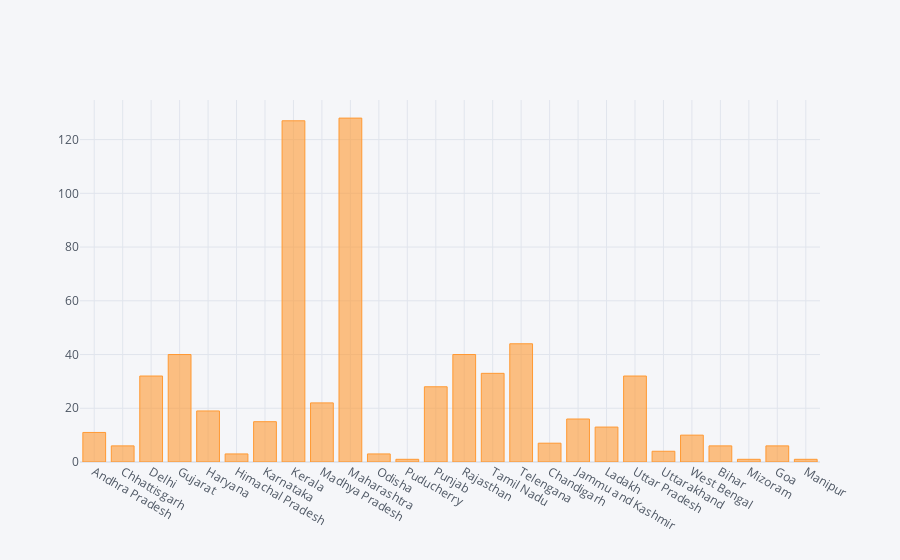

Notebook cell for this chart:
### Code cell
#Plotly

df.iplot(kind = 'bar', x = 'Name of State / UT', y = 'Total active cases')

### Figure 1 — Plotly figure (JSON) as saved in the notebook; plotly's stock layout.template omitted (floating-point values rounded to 4 significant figures)
{"data": [{"marker": {"color": "rgba(255, 153, 51, 0.6)", "line": {"color": "rgba(255, 153, 51, 1.0)", "width": 1}}, "name": "Total active cases", "orientation": "v", "text": "", "type": "bar", "x": ["Andhra Pradesh", "Chhattisgarh", "Delhi", "Gujarat", "Haryana", "Himachal Pradesh", "Karnataka", "Kerala", "Madhya Pradesh", "Maharashtra", "Odisha", "Puducherry", "Punjab", "Rajasthan", "Tamil Nadu", "Telengana", "Chandigarh", "Jammu and Kashmir", "Ladakh", "Uttar Pradesh", "Uttarakhand", "West Bengal", "Bihar", "Mizoram", "Goa", "Manipur"], "y": [11, 6, 32, 40, 19, 3, 15, 127, 22, 128, 3, 1, 28, 40, 33, 44, 7, 16, 13, 32, 4, 10, 6, 1, 6, 1]}], "layout": {"legend": {"bgcolor": "#F5F6F9", "font": {"color": "#4D5663"}}, "paper_bgcolor": "#F5F6F9", "plot_bgcolor": "#F5F6F9", "title": {"font": {"color": "#4D5663"}}, "xaxis": {"gridcolor": "#E1E5ED", "showgrid": true, "tickfont": {"color": "#4D5663"}, "title": {"font": {"color": "#4D5663"}, "text": ""}, "zerolinecolor": "#E1E5ED"}, "yaxis": {"gridcolor": "#E1E5ED", "showgrid": true, "tickfont": {"color": "#4D5663"}, "title": {"font": {"color": "#4D5663"}, "text": ""}, "zerolinecolor": "#E1E5ED"}}}
